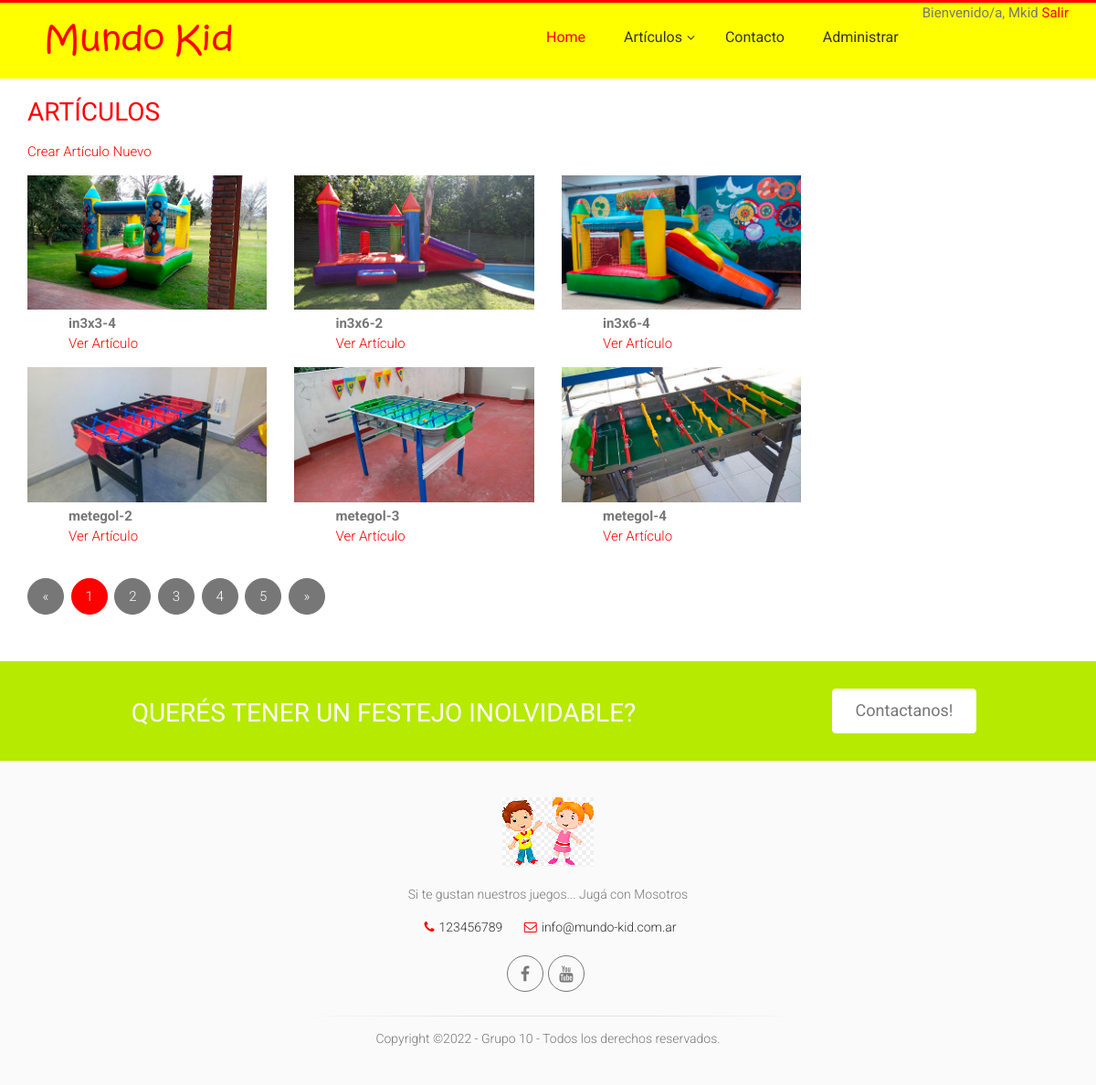
The page /articulos/ (signed in) on the database as committed earlier.
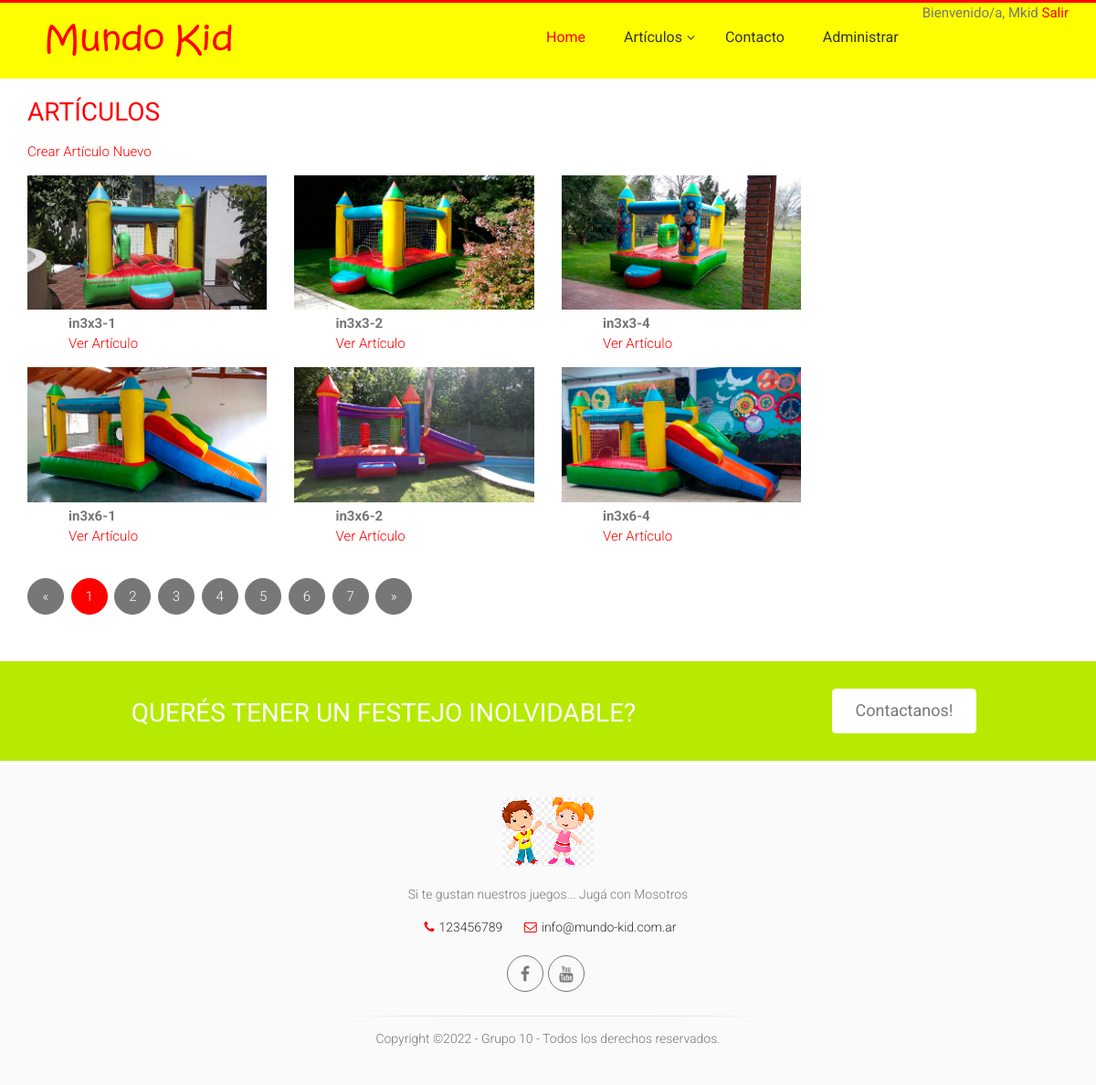
The same page on the database as committed later.
### Articulos/models.py (models this page shows, shortened)
class Articulo(models.Model):
    id=models.AutoField(primary_key=True,verbose_name="Id_Artículo")
    nombre=models.TextField(max_length=40)
    categoria=models.CharField(
        models.ForeignKey('Categoria',on_delete=models.CASCADE),
        max_length=2, null=False, blank=False,
        choices=categorias_id,
        default='in')
    subcategoria=models.TextField(
        models.ForeignKey('Subcategoria',on_delete=models.CASCADE),
        null=False, blank=False,
        max_length=10)
    stock=models.IntegerField()
    precio=models.FloatField()
    imagen_url = models.ImageField(upload_to='articulos', null=True, blank=True, default='No-Image-Placeholder.svg')
    class Meta:
        verbose_name ="articulo"
        verbose_name_plural="articulos"
        ordering= ['nombre']

### Articulos/views.py (the view)
# urls.py: path('', ArticuloListView.as_view(), name='list'),
@method_decorator(staff_member_required, name='dispatch')
class ArticuloListView(ListView):
    model = Articulo
    template_name = 'Articulos/articulo_list.html'
    paginate_by = 6

### Articulos/templates/Articulos/articulo_list.html (shortened to what this page needs)
{% extends 'MundoKid/base.html' %}
{% load static %}
{% block content %}
<main role="main">
  <div class="container">
    <div class="row mt-3">
      <div class="col-md-9 mx-auto mb-5 ">
        <h2>Artículos</h2>
        {% if request.user.is_staff %}
            <p><a href="{% url 'articulos:create' %}">Crear Artículo Nuevo</a> </p>
        {% endif %}
        <div class="row">
          {% for articulo in articulo_list %}
            <div class="col-md-4 mt-2 mb-3">
              <div class="row p-1">
                <div class="col-md-12">
              {% if articulo.imagen_url %}
                <img src="{{articulo.imagen_url.url}}" alt="{{titulo}}" class="img-fluid">
              {% else %}
                <img src="{% static 'gestion/img/no-img.jpg' %}" class="img-fluid">
              {% endif %}
                  <p class="articulo-data">
                    <b>{{articulo.nombre|truncatechars:"16"}}</b><br>
                    <a href="{% url 'articulos:detail' articulo.nombre %}">Ver Artículo</a>
                  </p>
                </div>
              </div>
            </div>
          {% endfor %}
        </div>
{% if is_paginated %}
<nav aria-label="Page navigation">
  <ul class="pagination justify-content-center">
    {% if page_obj.has_previous %}
      <li class="page-item ">
        <a class="page-link" href="?page={{ page_obj.previous_page_number }}">&laquo;</a>
      </li>
    {% else %}
      <li class="page-item disabled">
        <a class="page-link" href="#" tabindex="-1">&laquo;</a>
      </li>
    {% endif %}
    {% for i in paginator.page_range %}
      <li class="page-item {% if page_obj.number == i %}active{% endif %}">
        <a class="page-link" href="?page={{ i }}">{{ i }}</a>
      </li>
    {% endfor %}
    {% if page_obj.has_next %}
      <li class="page-item ">
        <a class="page-link" href="?page={{ page_obj.next_page_number }}">&raquo;</a>
      </li>
    {% else %}
      <li class="page-item disabled">
        <a class="page-link" href="#" tabindex="-1">&raquo;</a>
      </li>
    {% endif %}
  </ul>
</nav>
{% endif %}
      </div>
    </div>
  </div>
</main>
{% endblock %}

Rows that differ between the two databases and show on the page:
no longer on this page (row unchanged): Articulo: imagen_url (picture), nombre "metegol-2"
no longer on this page (row unchanged): Articulo: imagen_url (picture), nombre "metegol-3"
no longer on this page (row unchanged): Articulo: imagen_url (picture), nombre "metegol-4"
added Articulo: imagen_url (picture), nombre "in3x3-1"
added Articulo: imagen_url (picture), nombre "in3x3-2"
added Articulo: imagen_url (picture), nombre "in3x6-1"
Other text that changed with them:
new list line: "6"
new list line: "7"
